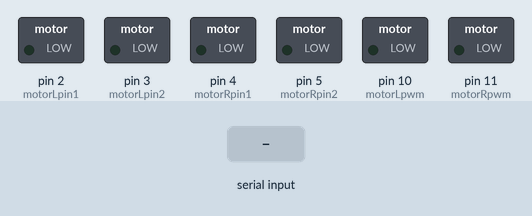
This sketch was run on a simulated Arduino Uno, built with avr-gcc and run on an emulated ATmega328P. Parts: switched loads named in the sketch (green lamp = pin HIGH). Inputs (shaded band) come from the test bench.

Above: at 1.2 s.
1.3 s: "forward" received over Serial
At 2.4 s:
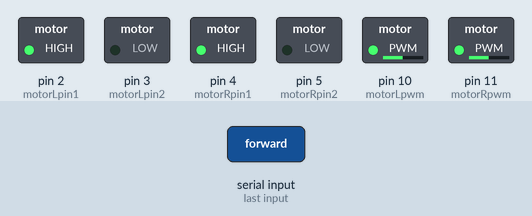
2.8 s: "stop" received over Serial
At 4.0 s:
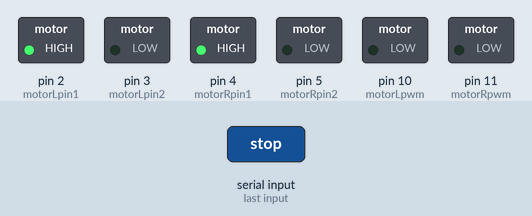
4.3 s: "backward" received over Serial
At 4.9 s:
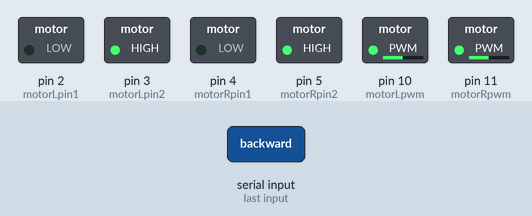
5.8 s: "left" received over Serial
At 6.5 s:
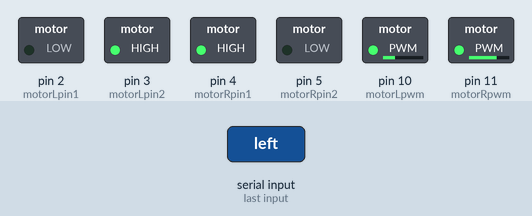
7.3 s: "right" received over Serial
At 7.8 s:
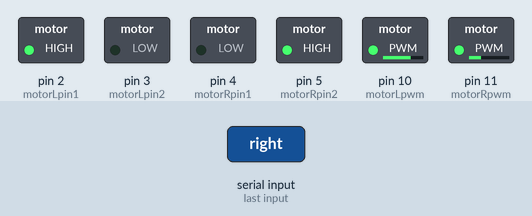
8.8 s: "stop" received over Serial
At 10.0 s:
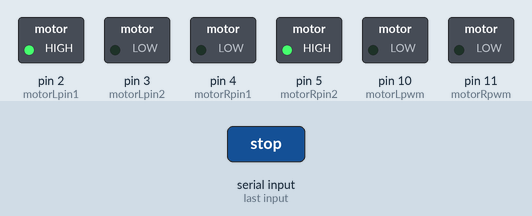
Timing chart, 0 to 11.3 s (numbered marks = the images above; inputs shaded):
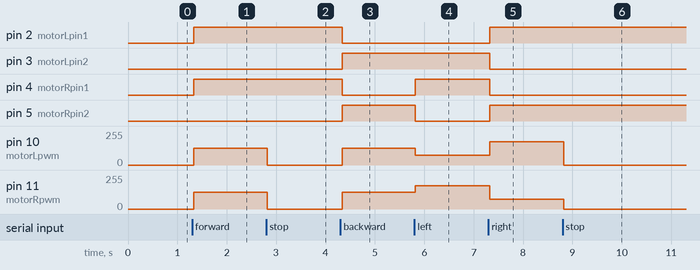

Measured:
- after the input at 1.3 s, pin 2 (motorLpin1), pin 4 (motorRpin1): LOW → HIGH at once; pin 10 (motorLpwm), pin 11 (motorRpwm): 0/255 → 125/255 at once
- after the input at 2.8 s, pin 10 (motorLpwm), pin 11 (motorRpwm): 125/255 → 0/255 at once
- after the input at 4.3 s, pin 2 (motorLpin1), pin 4 (motorRpin1): HIGH → LOW at once; pin 3 (motorLpin2), pin 5 (motorRpin2): LOW → HIGH at once; pin 10 (motorLpwm), pin 11 (motorRpwm): 0/255 → 125/255 at once
- after the input at 5.8 s, pin 4 (motorRpin1): LOW → HIGH at once; pin 5 (motorRpin2): HIGH → LOW at once; pin 10 (motorLpwm): 125/255 → 75/255 at once; pin 11 (motorRpwm): 125/255 → 175/255 at once
- after the input at 7.3 s, pin 2 (motorLpin1), pin 5 (motorRpin2): LOW → HIGH at once; pin 3 (motorLpin2), pin 4 (motorRpin1): HIGH → LOW at once; pin 10 (motorLpwm): 75/255 → 175/255 at once; pin 11 (motorRpwm): 175/255 → 75/255 at once
- after the input at 8.8 s, pin 10 (motorLpwm): 175/255 → 0/255 at once; pin 11 (motorRpwm): 75/255 → 0/255 at once

The sketch:

Arduino_Test_Demo02F.ino
```cpp
// Pin Definitions
const int motorLpin1 = 2;
const int motorLpin2 = 3;
const int motorRpin1 = 4;
const int motorRpin2 = 5;
const int motorLpwm = 10;
const int motorRpwm = 11;

// Motor Speed and Turn Rate
int motorSpeed = 125;
int turn = 50;

void setup() {
  Serial.begin(9600);
  pinMode(motorLpin1, OUTPUT);
  pinMode(motorLpin2, OUTPUT);
  pinMode(motorRpin1, OUTPUT);
  pinMode(motorRpin2, OUTPUT);
  pinMode(motorLpwm, OUTPUT);
  pinMode(motorRpwm, OUTPUT);
}

void loop() {
  String input = "";
  while (Serial.available()) {
    input += (char)Serial.read();
    delay(5);
  }

  if (input == "forward") {
    fwd();
  } else if (input == "stop") {
    stp();
  } else if (input == "backward") {
    rev();
  } else if (input.indexOf("left") > -1) {
    lft();
  } else if (input.indexOf("right") > -1) {
    rght();
  } else if (input != "") {
    motorSpeed = input.toInt();
  }
}

void fwd() {
  analogWrite(motorLpwm, motorSpeed);
  analogWrite(motorRpwm, motorSpeed);
  digitalWrite(motorLpin1, HIGH);
  digitalWrite(motorLpin2, LOW);
  digitalWrite(motorRpin1, HIGH);
  digitalWrite(motorRpin2, LOW);
}

void rev() {
  analogWrite(motorLpwm, motorSpeed);
  analogWrite(motorRpwm, motorSpeed);
  digitalWrite(motorLpin1, LOW);
  digitalWrite(motorLpin2, HIGH);
  digitalWrite(motorRpin1, LOW);
  digitalWrite(motorRpin2, HIGH);
}

void lft() {
  analogWrite(motorLpwm, motorSpeed - turn);
  analogWrite(motorRpwm, motorSpeed + turn);
  digitalWrite(motorLpin1, LOW);
  digitalWrite(motorLpin2, HIGH);
  digitalWrite(motorRpin1, HIGH);
  digitalWrite(motorRpin2, LOW);
}

void rght() {
  analogWrite(motorLpwm, motorSpeed + turn);
  analogWrite(motorRpwm, motorSpeed - turn);
  digitalWrite(motorLpin1, HIGH);
  digitalWrite(motorLpin2, LOW);
  digitalWrite(motorRpin1, LOW);
  digitalWrite(motorRpin2, HIGH);
}

void stp() {
  analogWrite(motorLpwm, 0);
  analogWrite(motorRpwm, 0);
}
```
